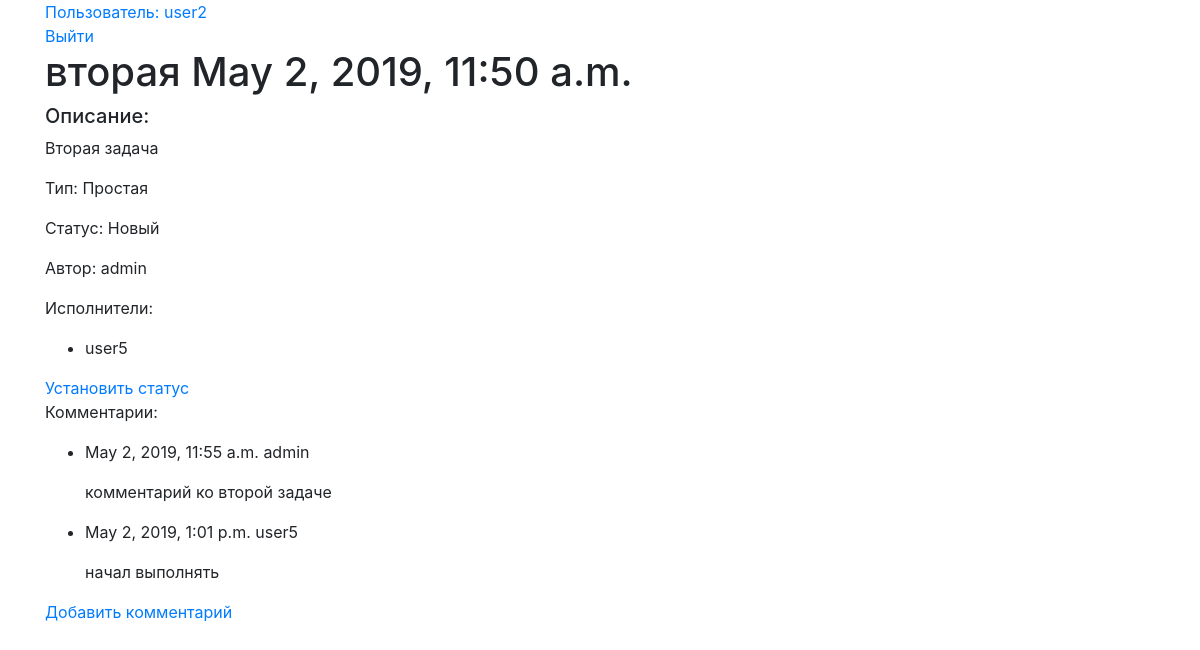
The app's page /tasks/2/ (signed in) with its own data.
### tasks/models.py (models this page shows, shortened)
class ModelsNameMixin:
    def get_model_name_plural(self):
        return self._meta.verbose_name_plural

class Task(models.Model, ModelsNameMixin):
    title = models.CharField(verbose_name='Наименование', max_length=150)
    date = models.DateTimeField(verbose_name='Дата', auto_now_add=True)
    description = models.TextField(verbose_name='Описание', max_length=500)
    state = models.ForeignKey(TaskState, on_delete=models.PROTECT, default=DEFAULT_STATE_ID)
    task_type = models.ForeignKey(TaskType, on_delete=models.PROTECT)
    author = models.ForeignKey(settings.AUTH_USER_MODEL, on_delete=models.CASCADE, related_name='user_task_auth', blank=True, null=True)
    performers = models.ManyToManyField(User, related_name='user_task_performers')
    objects = TaskQuerySet.as_manager()
    class Meta:
        ordering = ['date', 'title']
        verbose_name = 'Задача'
        verbose_name_plural = 'Задачи'

class TaskType(models.Model, ModelsNameMixin):
    title = models.CharField(verbose_name='Наименование', max_length=100, unique=True)
    def __str__(self):
        return self.title
    class Meta:
        verbose_name = 'Тип задачи'
        verbose_name_plural = 'Типы задачи'

class TaskState(models.Model, ModelsNameMixin):
    title = models.CharField(verbose_name='Наименование', max_length=100, unique=True)
    def __str__(self):
        return self.title
    class Meta:
        verbose_name = 'Статус задачи'
        verbose_name_plural = 'Статусы задачи'

class Comment(models.Model, ModelsNameMixin):
    date = models.DateTimeField(verbose_name="Дата", auto_now=True)
    description = models.TextField(verbose_name="Содержание", max_length=500)
    task = models.ForeignKey(Task, on_delete=models.PROTECT)
    author = models.ForeignKey(settings.AUTH_USER_MODEL, on_delete=models.CASCADE)
    class Meta:
        ordering = ['date']
        verbose_name = 'Комментарий'
        verbose_name_plural = 'Комментарии'

### tasks/views.py (the view)
# urls.py: path('<pk>/', TaskDetailView.as_view(), name='task_detail'),
class TaskDetailView(LoginRequiredMixin, DetailView):
    model = Task
    template_name = "tasks_detail.html"

### tasks/templates/tasks_detail.html (shortened to what this page needs)
{% extends "base.html" %}
{% block content %}
    <h1>{{ object.title }}  {{ object.date }}</h1>
    <h5>Описание:</h5>
    <p>{{ object.description }}</p>
    <p>Тип: {{ object.task_type }}</p>
    <p>Статус: {{ object.state }}</p>
    <p>Автор: {{ object.author }}</p>
    <p>Исполнители:
        <ul>
            {% for performer in object.performers.all %}
            <li>{{ performer }}</li>
            {% empty %}
                <p>Исполнители не назначены.</p>
            {% endfor %}
        </ul>
    </p>
    <a href="{% url 'task_set_state' object.pk %}">Установить статус</a>
    <p>Комментарии:
        <ul>
            {% for comment in object.comment_set.all %}
                <li>
                    <p>{{ comment.date }} {{ comment.author }}</p>
                    <p>{{ comment.description}}</p>
                </li>
            {% empty %}
                <p>Комментариев пока что нет.</p>
            {% endfor %}
        </ul>
    </p>
    <a href="{{request.path}}comment/add/">Добавить комментарий</a>
{% endblock %}

### tasks/templates/base.html (shortened to what this page needs)
<!doctype html>
<html lang="en">
  <head>
    <link rel="stylesheet" href="https://stackpath.bootstrapcdn.com/bootstrap/4.3.1/css/bootstrap.min.css">
  </head>
  <body>
    <div class="container">
        <div>
          {% if user.is_authenticated %}
              <a href="{% url 'profile' user.pk %}"> Пользователь: {{ user }}</a> <br>
              <a href="{% url 'logout' %}">Выйти</a>
          {% else %}
              <a href="{% url 'login' %}">Войти</a>
          {% endif %}
        </div>
        {% block content %}
        {% endblock %}
    </div>
  </body>
</html>

### records on screen
Task: title "вторая", date "May 2, 2019, 11:50 a.m.", description "Вторая задача", task_type "Простая", state "Новый", author "admin"
Comment: date "May 2, 2019, 11:55 a.m.", author "admin", description "комментарий ко второй задаче"
Comment: date "May 2, 2019, 1:01 p.m.", author "user5", description "начал выполнять"

### other values on screen
{{ user }} "user2"
{{ performer }} "user5"
